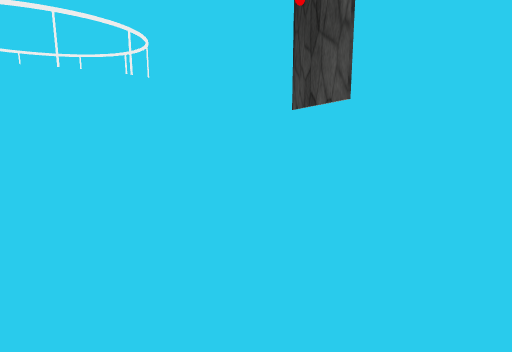
View 1 (above)

12 first-person views from a walk through a scene from a Unity 3-D project. The camera is 1.4 m above the floor, tilts 10° down and sees 75° across. The floor is counted in squares, 1 m on a side. Each view is taken from the middle of a square. On the plan, view 1 faces up. The plan holds only what a view shows up to about 15 squares ahead; the rest is blank. Some surface patterns are stand-ins.

View 2
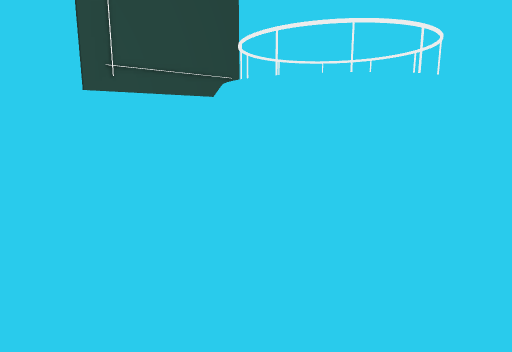

View 3
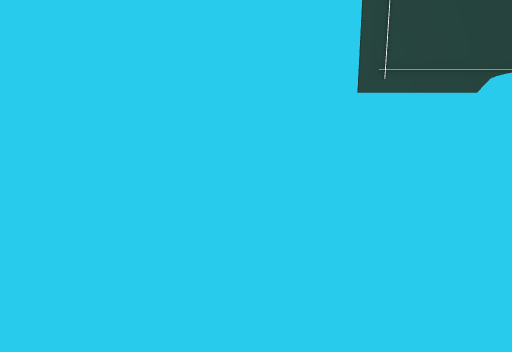

View 4
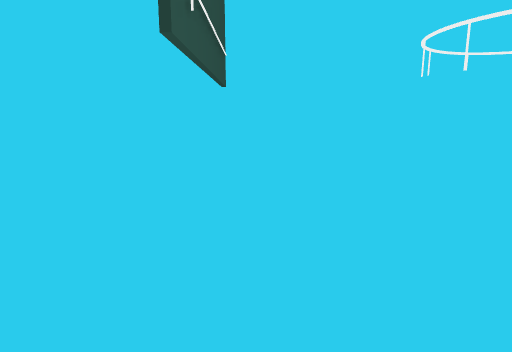

View 5
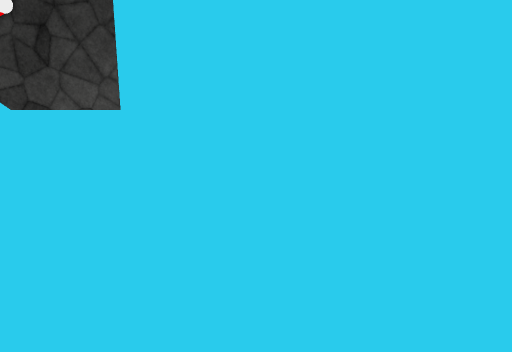

View 6
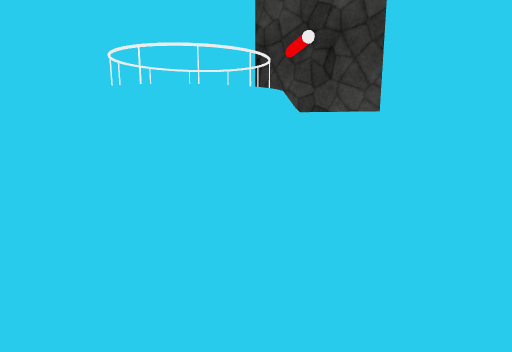

View 7
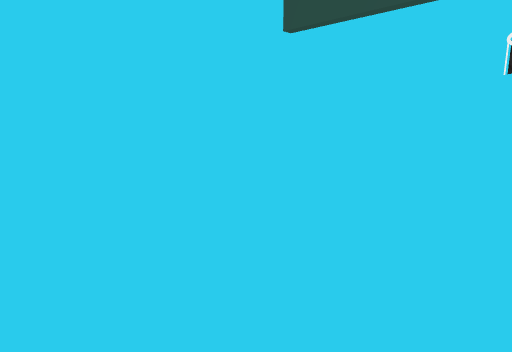

View 8
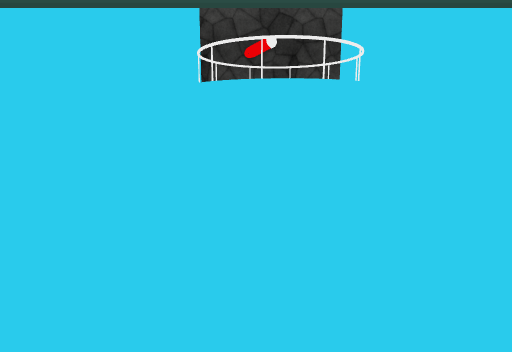

View 9
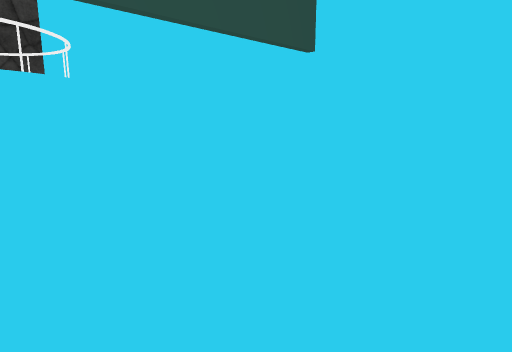

View 10
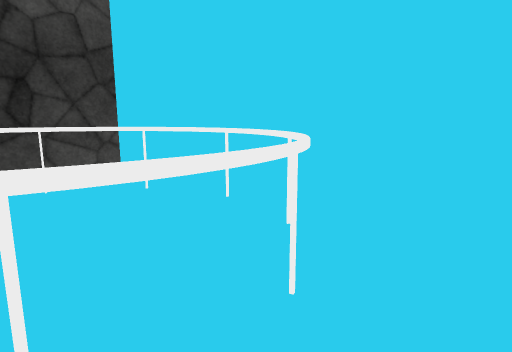

View 11
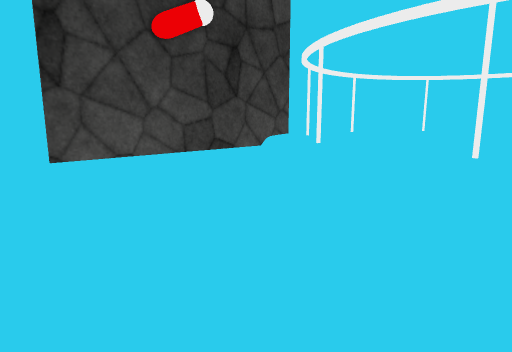

View 12
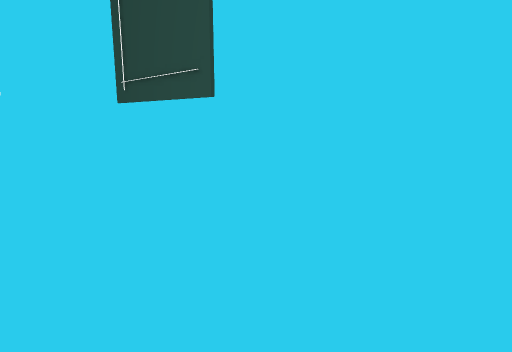

### Floor plan
Key: @ floor where view 1 was taken; # wall or solid block; . main floor; : floor 0.25 m higher than the main floor; + floor 2 m higher than the main floor; / step, stairs or slope; = window, fence, low wall or low ledge; O other object.
Columns run from 13 left of view 1 to 6 right of it. Each row starts with its distance up from view 1.
 15      ##########
 14     ###=////=###
 13   ###//......//###
 12   ##/........../##
 11  ##/.....::   ../##
 10 ##/....://    .../##
  9 ##/...//// ///.../##
  8 #=...:////////:...=#
  7 #/...///OOOO//#.../#
  6 #/..:///O++O//#:../#
  5 #/..:///O++O//#:../#
  4 #/...///OOOO//#.../#
  3 #=...:////////:...=#
  2 ##/...////////.../##
  1 ##/....:////:..../##
  0  ##/.....::..@../##
 -1   ##/........../##
 -2   ###//......//###
 -3     ###=////=###
 -4      ##########

Positions as (right, up) in squares from view 1, and headings:
1: (0, 0), facing up
2: (0, 0), facing up-left
3: (1, 0), facing left
4: (-8, 0), facing up
5: (-7, 0), facing right
6: (-8, -1), facing up-right
7: (-11, 6), facing up-right
8: (-11, 6), facing right
9: (-11, 6), facing down-right
10: (-6, 6), facing down-right
11: (-4, 9), facing down-right
12: (-4, 14), facing down-left
